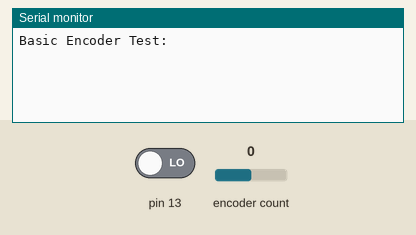
This sketch was run on a simulated Arduino Uno, built with avr-gcc and run on an emulated ATmega328P. Parts: the last lines printed to the serial monitor. Inputs (shaded band) come from the test bench; at power-on: encoder count 0, pin 13 LOW.

Above: at 1.2 s.
1.3 s: encoder count set to 1
At 2.4 s:
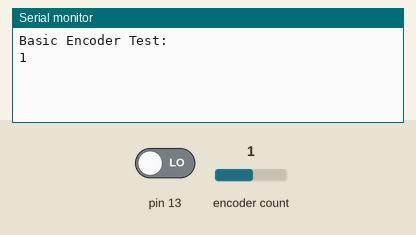
2.8 s: encoder count set to 2
At 3.5 s:
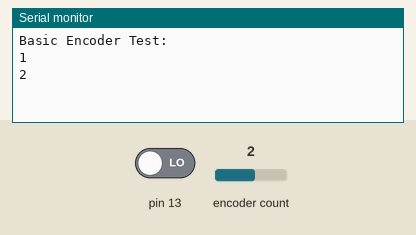

The sketch:

prueba_encoder_con_servo.ino
```cpp
volatile int unsigned pulsos=0;
#include <Encoder.h>

//   Pin 13 is an INPUT indicating if variable "pulsos" has to increase (HIGH) or decrease (LOW)

Encoder myEnc(2, 6);
//   avoid using pins with LEDs attached

void setup() {
  pinMode (13,INPUT);
  Serial.begin(9600);
  Serial.println("Basic Encoder Test:");
}

long oldPosition  = myEnc.read();

void loop() {
  long newPosition = myEnc.read();
  if (newPosition != oldPosition) {
    oldPosition = newPosition;
    if (digitalRead (13)){    //when pin 13 is HIGH INCREASE
       pulsos--;}
    else{              //when pin 13 is LOW DECREASE
       pulsos++;}
    Serial.println(pulsos);

}
}
```

Measured:
- after the input at 1.3 s, the serial monitor: prints a new line at once (image 1)
- after the input at 2.8 s, the serial monitor: prints a new line at once (image 2)
